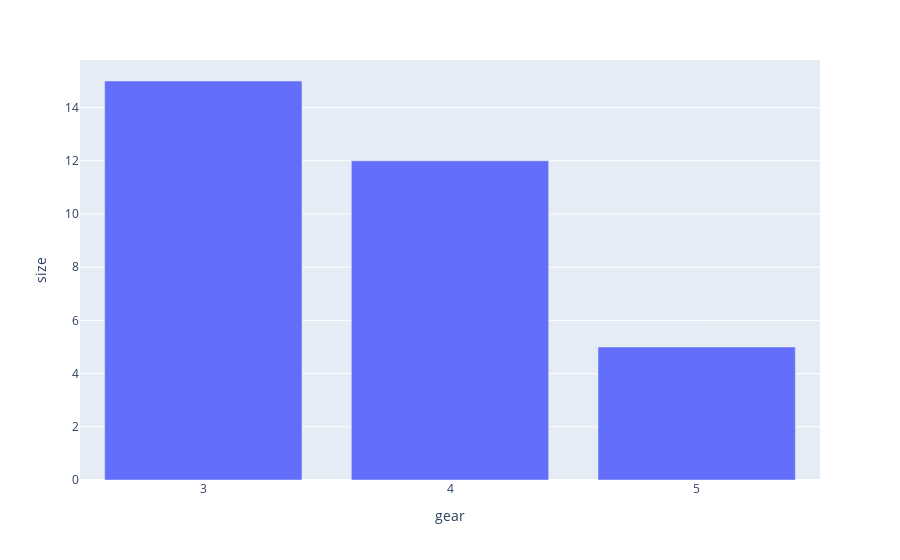

The notebook cell this image was saved under:
### Code cell
fig = gearCount.plot.bar(x='gear', y='size')
fig.show()

### Figure 1 — Plotly figure (JSON) as saved in the notebook; plotly's stock layout.template omitted (floating-point values rounded to 4 significant figures)
{"data": [{"alignmentgroup": "True", "hovertemplate": "gear=%{x}<br>size=%{y}<extra></extra>", "legendgroup": "", "marker": {"color": "#636efa", "pattern": {"shape": ""}}, "name": "", "offsetgroup": "", "orientation": "v", "showlegend": false, "textposition": "auto", "type": "bar", "x": ["3", "4", "5"], "xaxis": "x", "y": [15, 12, 5], "yaxis": "y"}], "layout": {"autosize": true, "barmode": "relative", "legend": {"tracegroupgap": 0}, "margin": {"t": 60}, "xaxis": {"anchor": "y", "autorange": true, "domain": [0, 1], "range": [-0.5, 2.5], "title": {"text": "gear"}, "type": "category"}, "yaxis": {"anchor": "x", "autorange": true, "domain": [0, 1], "range": [0, 15.79], "title": {"text": "size"}, "type": "linear"}}}
